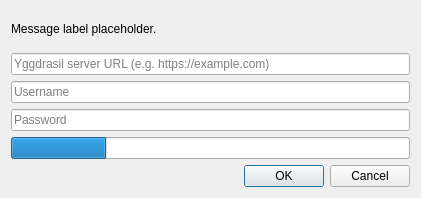
<?xml version="1.0" encoding="UTF-8"?>
<ui version="4.0">
 <class>LoginDialog</class>
 <widget class="QDialog" name="LoginDialog">
  <property name="geometry">
   <rect>
    <x>0</x>
    <y>0</y>
    <width>421</width>
    <height>198</height>
   </rect>
  </property>
  <property name="sizePolicy">
   <sizepolicy hsizetype="Fixed" vsizetype="Fixed">
    <horstretch>0</horstretch>
    <verstretch>0</verstretch>
   </sizepolicy>
  </property>
  <property name="windowTitle">
   <string>Add Yggdrasil Account</string>
  </property>
  <layout class="QVBoxLayout" name="verticalLayout">
   <item>
    <widget class="QLabel" name="label">
     <property name="text">
      <string notr="true">Message label placeholder.</string>
     </property>
     <property name="textFormat">
      <enum>Qt::RichText</enum>
     </property>
     <property name="textInteractionFlags">
      <set>Qt::LinksAccessibleByKeyboard|Qt::LinksAccessibleByMouse|Qt::TextBrowserInteraction|Qt::TextSelectableByKeyboard|Qt::TextSelectableByMouse</set>
     </property>
    </widget>
   </item>
   <item>
    <widget class="QLineEdit" name="authlibInjectorBaseTextBox">
     <property name="placeholderText">
      <string>Yggdrasil server URL (e.g. https://example.com)</string>
     </property>
    </widget>
   </item>
   <item>
    <widget class="QLineEdit" name="userTextBox">
     <property name="placeholderText">
      <string>Username</string>
     </property>
    </widget>
   </item>
   <item>
    <widget class="QLineEdit" name="passTextBox">
     <property name="echoMode">
      <enum>QLineEdit::Password</enum>
     </property>
     <property name="placeholderText">
      <string>Password</string>
     </property>
    </widget>
   </item>
   <item>
    <widget class="QProgressBar" name="progressBar">
     <property name="value">
      <number>24</number>
     </property>
     <property name="textVisible">
      <bool>false</bool>
     </property>
    </widget>
   </item>
   <item>
    <widget class="QDialogButtonBox" name="buttonBox">
     <property name="orientation">
      <enum>Qt::Horizontal</enum>
     </property>
     <property name="standardButtons">
      <set>QDialogButtonBox::Cancel|QDialogButtonBox::Ok</set>
     </property>
    </widget>
   </item>
  </layout>
 </widget>
 <resources/>
 <connections/>
</ui>
